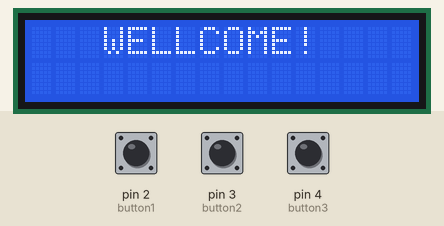
Recording of a sketch running on a simulated Arduino Uno, built with avr-gcc and run on an emulated ATmega328P. Parts: 16×2 character LCD. The inputs (shaded band) are chosen by the test bench; at power-on: pin 3 (button2) HIGH, pin 2 (button1) HIGH, pin 4 (button3) HIGH.

Above: at 1.2 s.
1.3 s: pin 3 (button2) pulled LOW for 0.15 s
At 2.3 s:
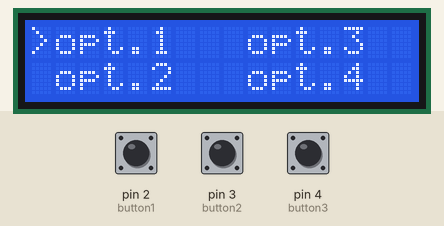
2.9 s: pin 2 (button1) pulled LOW for 0.15 s
At 3.4 s:
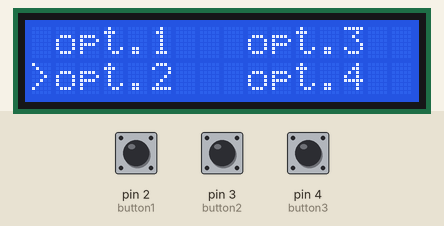
4.5 s: pin 2 (button1) pulled LOW for 1 s
At 5.4 s:
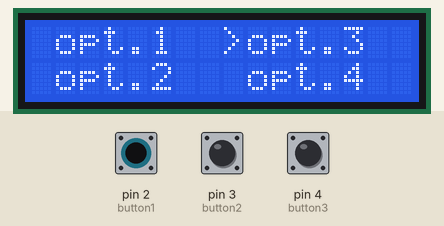
7.0 s: pin 3 (button2) pulled LOW for 1 s
At 8.0 s:
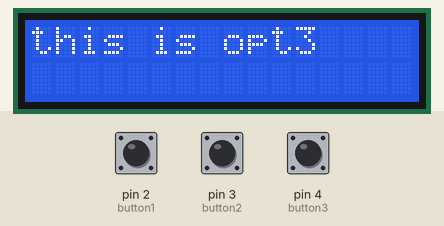
9.5 s: pin 4 (button3) pulled LOW for 0.15 s
At 10.8 s:
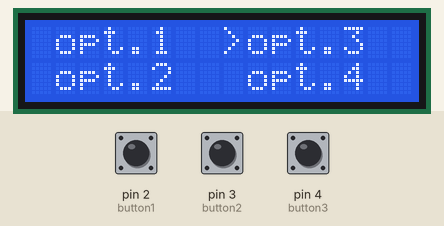
11.1 s: pin 2 (button1) pulled LOW for 0.15 s
At 12.2 s:
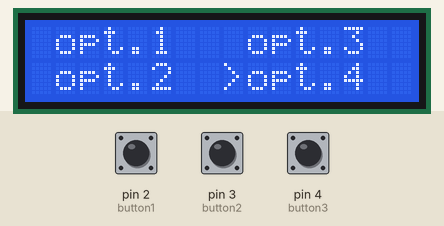
Timing chart, 0 to 13.7 s (numbered marks = the images above; inputs shaded):
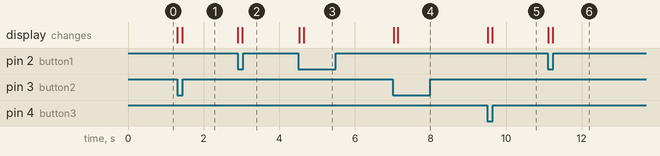

The sketch:

Option_menu_with_lcd.ino
```cpp
#include <LiquidCrystal_I2C.h>
LiquidCrystal_I2C lcd(0x27,16,2);
int i,s,c,r;
int button1=2;
int button2=3;
int button3=4;
int hold;

void setup()
{
  pinMode(button1,INPUT_PULLUP);
  pinMode(button2,INPUT_PULLUP);
  pinMode(button3,INPUT_PULLUP);
  lcd.init();
  lcd.backlight();
}

void loop()
{
  if(s==0) {home();}
  if(s==1) {opt1s();}
  if(s==2) {opt2s();}
  pb();
  cursor();
}

void opt1s()
{
  lcd.setCursor(1,0);
  lcd.print("opt.1");
  lcd.setCursor(1,1);
  lcd.print("opt.2");
  lcd.setCursor(9,0);
  lcd.print("opt.3");
  lcd.setCursor(9,1);
  lcd.print("opt.4");
  lcd.setCursor(c,r);
  lcd.print(">");
}
void pb()
{
  if((digitalRead(button1)==0) and (s==1))
  {
    if(hold==0)
    {
      i++;
      hold=1;
      lcd.clear();
      delay(100);
    }
  }
  else if((digitalRead(button2)==0) and (s<2))
  {
    if(hold==0)
    {
      s++;
      hold=1;
      lcd.clear();
      delay(100);
    }
  }
  else if((digitalRead(button3)==0) and (s>0))
  {
    if(hold==0)
    {
      s--;
      hold=1;
      lcd.clear();
      delay(100);
    }
  }
  else
  {
    hold=0;
  }
}
void opt2s()
{
  if((i==0) and (s==2))
  {opt1();}
  if((i==1) and (s==2))
  {opt2();}
  if((i==2) and (s==2))
  {opt3();}
  if((i==3) and (s==2))
  {opt4();}
}
void opt1()
{lcd.setCursor(0,0); lcd.print("this is opt1");}
void opt2()
{lcd.setCursor(0,0); lcd.print("this is opt2");}
void opt3()
{lcd.setCursor(0,0); lcd.print("this is opt3");}
void opt4()
{lcd.setCursor(0,0); lcd.print("this is opt4");}
void home()
{
  lcd.setCursor(3,0);
  lcd.print("WELLCOME!");
}
void cursor()
{
  if(i==0) {c=0; r=0;}
  else if(i==1) {c=0; r=1;}
  else if(i==2) {c=8; r=0;}
  else if(i==3) {c=8; r=1;}
  else {i=0;}
}
```

Measured:
- after the input at 1.3 s, the display: first changes at once (image 1 shows a later state)
- after the input at 2.9 s, the display: first changes at once (image 2 shows a later state)
- after the input at 4.5 s, the display: first changes at once (image 3 shows a later state)
- after the input at 7.0 s, the display: first changes at once (image 4 shows a later state)
- after the input at 9.5 s, the display: first changes at once (image 5 shows a later state)
- after the input at 11.1 s, the display: first changes at once (image 6 shows a later state)
